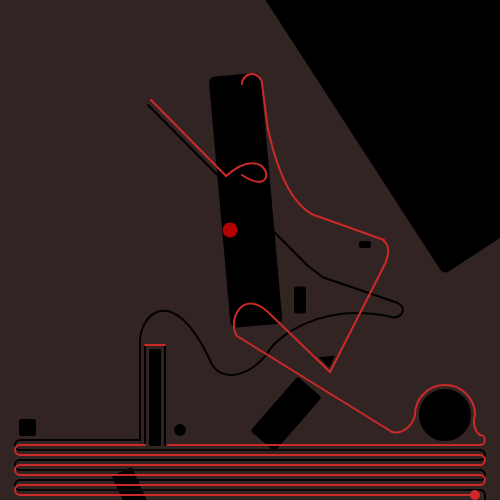
Frame 1 (no input)
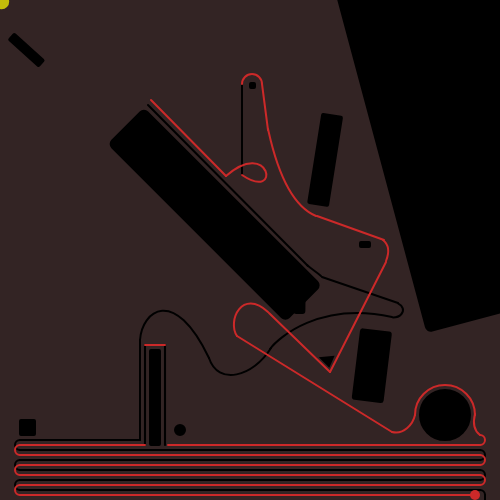
Frame 60 (no input)
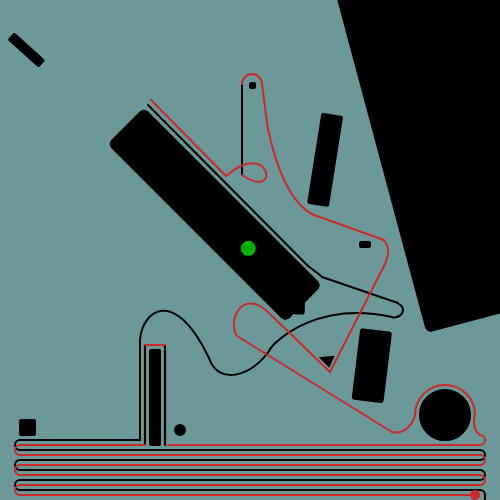
Frame 120 (the mouse pressed at the canvas centre since frame 60)

The p5.js sketch that drew these frames (run headless with seeded random() and noise() and a simulated clock; from frame 60 on, the mouse is pressed at the canvas centre):

// p5.js sketch
// ── sketch.js
//let lineProgress = 0;
//let startX, startY, endX, endY;
//https://medium.com/@cldiegoj/quick-guide-into-creative-coding-with-p5-js-add64d83880f(guide reff)

//function setup() {
  //createCanvas(500, 500);
  //startX = 0;
  //startY = 0;
  //endX = 500; 
  //endY = 500;
//}

//function draw() {
  //background(220);
  //let currentX = lerp(startX,endX,lineProgress);
  //let currentY = lerp(startY,endY,lineProgress);
  //line(startX,startY,currentX,currentY);
  //lineProgress = lineProgress +0.03;
  //if (lineProgress >1){
    //lineProgress = 0;
  //}
  
//}

let rotationAngle = 0;   
let smoothX, smoothY;    

function setup() {
  createCanvas(500, 500);
  // Set the color mode to HSB (Hue, Saturation, Brightness)
  colorMode(HSB, 360, 100, 100); 
  smoothX = width / 2;
  smoothY = height / 2;
  
  noCursor()
}

function draw() {

  let bgHue = map(mouseX, 0, width, 0, 360); 
 
  let bgBrightness = map(mouseY, 0, height, 20, 100); 
  
  background(bgHue, 30, bgBrightness); 

  stroke(0, 0, 0); 
  strokeWeight(1);

  // obstacles
  strokeWeight(2);
  stroke(0, 0, 0);
  fill(0, 0, 0);
  rect(150, 350, 10, 95, 1, 1);
  fill(0, 0, 0);
  circle(180, 430, 10);
  fill(0, 0, 0);
  circle(445, 415, 50);

  rect(20, 420, 15, 15, 1, 1);
  rect(250, 83, 5, 5, 1, 1);
  rect(360, 242, 10, 5, 1, 1);
  triangle(329, 366, 321, 358, 333, 357)

  push();
  translate(250, 250);
  rectMode(CENTER);
  rotate(345);
  rect(350, -50, 400, 350, 0, 5);
  pop();

  // 2. ANIMATION: Rotating Obstacle
  push();
  translate(250, 250);
  rectMode(CENTER);
  rotate(rotationAngle);
  rect(50, 50, 10, 25, 2, 2);
  pop();
  rotationAngle += 0.01; 

  push();
  translate(250, 250);
  rectMode(CENTER);
  rotate(7);
  rect(135, 100, 30, 70, 2, 2);
  rotate(125);
  rect(1, 300, 8, 40, 1, 1);
  pop();

  push();
  translate(250, 250);
  rectMode(CENTER);
  rotate(135);
  rect(0, 50, 50, 250, 5, 5);
  pop();

  push();
  translate(180, 309);
  rectMode(CENTER);
  rotate(9);
  rect(120, -170, 20, 90, 1, 1);
  pop();

  noFill();
  bezier(140, 340, 142, 311, 174, 285, 209, 358);
  bezier(209, 358, 218, 386, 253, 377, 271, 348);
  bezier(270, 349, 278, 338, 320, 301, 392, 317);
  bezier(321, 276, 310, 267, 314, 271, 307, 265);  
  
  //lover line vertical
  stroke(0, 0, 0);
  line(485, 495, 485, 500);

  //lover 1line horizontal
  stroke(0, 0, 0);
  drawingContext.setLineDash([]);
  line(20, 490, 480, 490);
  line(20, 480, 480, 480);
  line(20, 470, 480, 470);
  line(20, 460, 480, 460);
  drawingContext.setLineDash([]);
  line(20, 450, 480, 450);
  line(20, 440, 140, 440);
  line(322, 277, 398, 303);

  //line horizontal
  line(140, 440, 140, 340);
  line(148, 105, 308, 266);
  
  
  //lover 1 curves
  noFill();
  angleMode(DEGREES);
  arc(480, 495, 10, 10, 270, 360);
  arc(20, 485, 10, 10, 90, 270);
  arc(480, 475, 10, 10, 270, 90);
  arc(20, 465, 10, 10, 90, 270);
  arc(480, 455, 10, 10, 270, 90);
  arc(20, 445, 10, 10, 90, 270);
  arc(393, 310, 20, 15, -50, 90);
  
  // 3. ANIMATION: Pulsing Line Width 
  let lineWidthScale = map(sin(frameCount * 0.1), -1, 1, 1, 3); // pulse between 1 and 3
  
  // Draw the two vertical lines with pulsing width
  strokeWeight(lineWidthScale);
  line(145, 445, 145, 345);
  line(165, 445, 165, 345);
  
  // Reset stroke weight to 2 for the rest of the fixed lines
  strokeWeight(2);
  line(242, 83, 242, 175);
  
  // 4. ANIMATION: Shifting Red Line Color 
  let redHue = 0; 
  let colorShift = map(sin(frameCount * 0.03), -1, 1, -5, 5); 
  
  // Set the animated stroke color
  stroke(redHue + colorShift, 80, 80); 

  //lover2 lines (original)
  line(20, 495, 475, 495);
  line(20, 485, 480, 485);
  line(20, 475, 480, 475);
  line(20, 465, 480, 465);
  line(20, 455, 480, 455);
  line(20, 445, 145, 445);
  line(145, 345, 165, 345);
  line(168, 445, 480, 445);
  line(151, 100, 226, 176);
  
  //line angle
  line(392, 432, 237, 336);
  line(269,313,330,372)
  line(330,372,386,262)
  line(317,216,384,240)
  line(262,84,268,130)

  //lover 2 point 
  strokeWeight(10)
  point(475,495)

  //lover2 curves
  strokeWeight(2);
  arc(20, 490, 10, 10, 90, 270);
  arc(480, 480, 10, 10, 270, 90);
  arc(20, 470, 10, 10, 90, 270);
  arc(480, 460, 10, 10, 270, 90);
  arc(20, 450, 10, 10, 90, 270);
  arc(480, 440, 10, 10, 270, 90);
  arc(445, 415, 60, 60, 180, 360);
  bezier(480, 435, 472, 429, 474, 418, 475, 414);
  bezier(415, 415, 413, 424, 404, 435, 392, 432);
  bezier(237, 336, 227, 321, 242, 288, 268, 312);
  bezier(386, 261, 390, 251, 388, 244, 383, 240);
  bezier(316, 216, 282, 202, 270, 137, 268, 129);
  bezier(242, 175, 282, 202, 270, 137, 226, 176);
  arc(252, 84, 20, 20, 180, 360)

  let easing = 0.08; 
  
  smoothX += (mouseX - smoothX) * easing;
  smoothY += (mouseY - smoothY) * easing;

  let hueValue = frameCount % 360; 

  noStroke();
  fill(hueValue, 100, 100, 0.7); 
  circle(smoothX, smoothY, 15);
}
